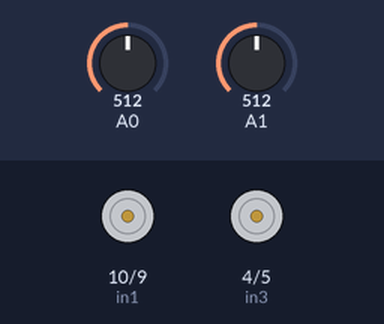
A sketch run on a simulated Arduino Uno, built with avr-gcc and run on an emulated ATmega328P. Shown: motor-driver pin pairs drawn as motors (green arrow = first pin HIGH = forward, orange = second pin HIGH = backward, longer = more drive, scaled by the enable pin). The test bench sets the inputs (shaded band); at power-on: A0 = 512, A1 = 512.

Above: at 1.2 s.
1.3 s: A0 set to 498
2.8 s: A0 set to 489
4.3 s: A1 set to 480
At 4.7 s:
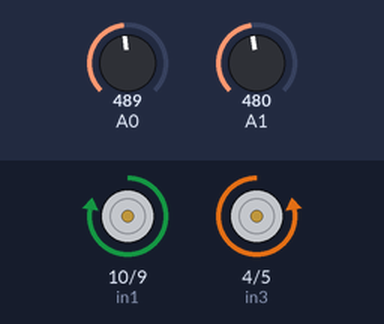
5.8 s: A1 set to 560
At 7.0 s:
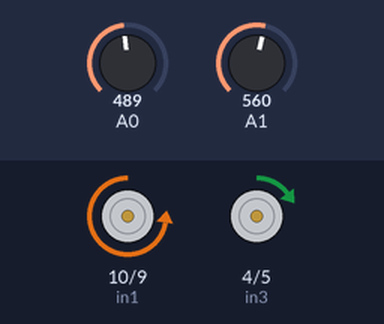
7.3 s: A0 set to 534
At 8.2 s:
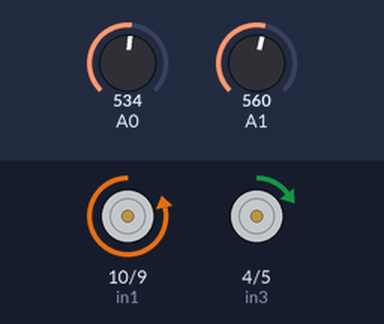
8.8 s: A0 set to 549
At 9.3 s:
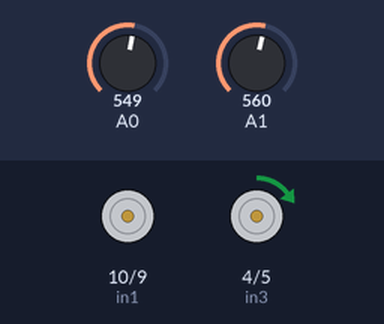
Timing chart, 0 to 11.3 s (numbered marks = the images above; inputs shaded):
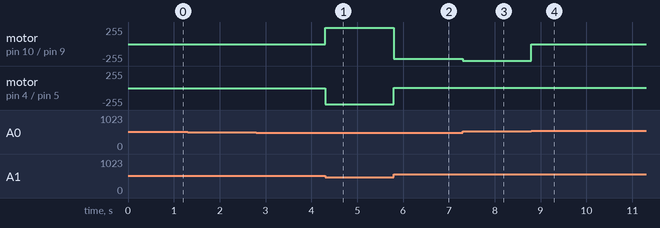

The sketch:

Joystick.ino
```cpp
//defining all the digital pins
const int enA=11;
const int enB = 6;
const int in1 = 10;
const int in2 = 9;
const int in3 = 4;
const int in4 = 5;
//intialising the speed values for each motor
int speedA=0;
int speedB=0;

void setup() {
  // put your setup code here, to run once:
  //setting the pin modes for each digital pin. They are all outputs to the H-bridge
  pinMode(enA, OUTPUT);
  pinMode(in1, OUTPUT);
  pinMode(in2, OUTPUT);
  pinMode(enB, OUTPUT);
  pinMode(in3, OUTPUT);
  pinMode(in4, OUTPUT);
}

void loop() {
  // put your main code here, to run repeatedly:
  //Reading the x axis and y axis joystick values
  int xaxis=analogRead(A0);
  int yaxis=analogRead(A1);

  if (yaxis>550){
    //If the joystick moved forwards in the yaxis, the drone will turn
    speedA=map(xaxis, 550, 1023, 0, 255);
    speedB=map(yaxis, 550, 1023, 0, 255);

    digitalWrite(in1, LOW);
    digitalWrite(in2, HIGH);
    digitalWrite(in3, HIGH);
    digitalWrite(in4, LOW);
  }
  else if (yaxis<490) {
    //If the joystick moved backwards in the yaxis, the drone will turn

    speedA=map(yaxis, 460, 0, 0, 255);
    speedB=map(yaxis, 460, 0, 0, 255);

    digitalWrite(in1, HIGH);
    digitalWrite(in2, LOW);
    digitalWrite(in3, LOW);
    digitalWrite(in4, HIGH);
  }
  else if (xaxis>570) {
    //If the joystick moved forwards in the xaxis, the drone will move forwards
    speedA=map(xaxis, 550, 1023, 0, 255);
    speedB=map(xaxis, 550, 1023, 0, 255);

    digitalWrite(in1, HIGH);
    digitalWrite(in2, LOW);
    digitalWrite(in3, HIGH);
    digitalWrite(in4, LOW);
  }
  else if (xaxis<490) {
    //If the joystick moved backwards in the xaxis, the drone will move backwards
    speedA=map(xaxis, 490, 0, 0, 255);
    speedB=map(xaxis, 490, 0, 0, 255);

    digitalWrite(in1, LOW);
    digitalWrite(in2, HIGH);
    digitalWrite(in3, LOW);
    digitalWrite(in4, HIGH);
  }
  else{
    //If there are no inputs, then the motor will not turn.
    speedA=0;
    speedB=0;
  }

  analogWrite(enA, speedA);
  analogWrite(enB, speedB);
}
```

Measured:
- the behaviour switches between 548 and 549 on A0 (found by bisection; images 3 and 4)
- after the input at 1.3 s, every drawn part: stays the same
- after the input at 4.3 s, motor on pin 10 (in1) / pin 9 (in2): stopped → forward 245/255 at once; motor on pin 4 (in3) / pin 5 (in4): stopped → backward 245/255 at once
- after the input at 5.8 s, motor on pin 10 (in1) / pin 9 (in2): forward 245/255 → backward 224/255 at once; motor on pin 4 (in3) / pin 5 (in4): backward 245/255 → forward 5/255 at once
- after the input at 7.3 s, motor on pin 10 (in1) / pin 9 (in2): backward 224/255 → backward 248/255 at once
- after the input at 8.8 s, motor on pin 10 (in1) / pin 9 (in2): backward 248/255 → stopped at once
